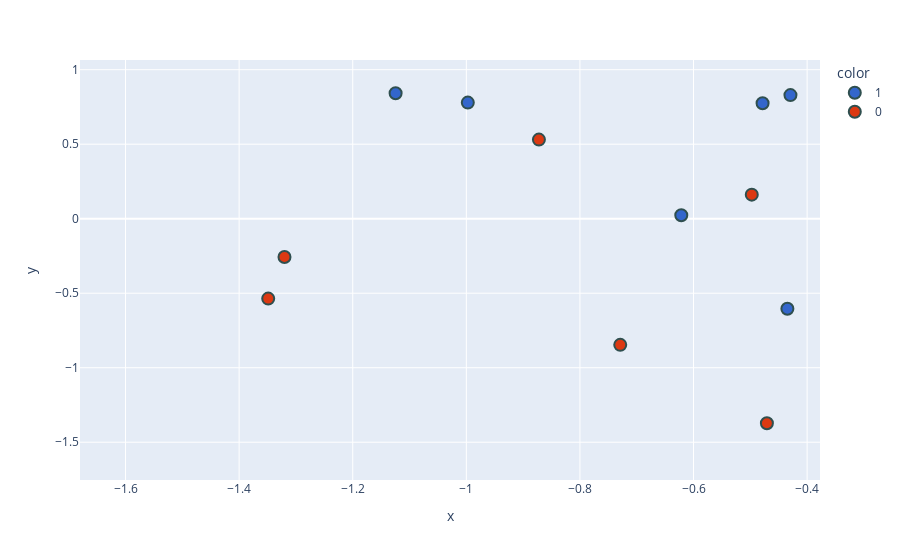

Notebook code for this chart:
### Code cell
new_df['target'] = new_df['target'].astype('str')
fig = px.scatter(x=new_df['PC1'],
                 y=new_df['PC2'],
                 color=new_df['target'],
                 color_discrete_sequence=px.colors.qualitative.G10
                )

fig.update_traces(marker=dict(size=12,
                              line=dict(width=2,
                                        color='DarkSlateGrey')),
                  selector=dict(mode='markers'))
fig.show()

### Figure 1 — Plotly figure (JSON) as saved in the notebook; plotly's stock layout.template omitted (floating-point values rounded to 4 significant figures)
{"data": [{"hovertemplate": "color=1<br>x=%{x}<br>y=%{y}<extra></extra>", "legendgroup": "1", "marker": {"color": "#3366CC", "line": {"color": "DarkSlateGrey", "width": 2}, "size": 12, "symbol": "circle"}, "mode": "markers", "name": "1", "orientation": "v", "showlegend": true, "type": "scatter", "x": [0.5994, -0.2719, -0.6216, 1.567, -0.4015, 1.726, -0.4294, 0.8867, 0.6886, -0.4784, 1.305, 0.7417, -1.125, -0.4348, -0.2787, 1.632, -0.1446, 0.624, -0.9974, -0.09456], "xaxis": "x", "y": [1.796, 0.4982, 0.02311, 1.731, 1.203, 0.4925, 0.8293, 0.5227, 0.6581, 0.7744, 0.4766, 1.024, 0.8422, -0.6038, -0.4476, 1.895, 0.4949, 0.08837, 0.7789, -0.7616], "yaxis": "y"}, {"hovertemplate": "color=0<br>x=%{x}<br>y=%{y}<extra></extra>", "legendgroup": "0", "marker": {"color": "#DC3912", "line": {"color": "DarkSlateGrey", "width": 2}, "size": 12, "symbol": "circle"}, "mode": "markers", "name": "0", "orientation": "v", "showlegend": true, "type": "scatter", "x": [1.057, -1.32, -0.4708, -0.4337, 0.2273, 1.007, -0.8722, -3.368, -0.729, -0.06918, 0.4848, 1.058, 0.2028, -0.7579, -0.1383, -0.2208, 0.2321, 1.464, -1.349, -0.4975], "xaxis": "x", "y": [-0.2127, -0.257, -1.373, 1.153, -2.67, 0.596, 0.5307, -0.2546, -0.8465, -0.131, -1.218, -0.452, 0.09181, -2.423, -0.3684, -1.442, -1.153, -1.511, -0.5361, 0.1614], "yaxis": "y"}], "layout": {"autosize": true, "legend": {"title": {"text": "color"}, "tracegroupgap": 0}, "margin": {"t": 60}, "xaxis": {"anchor": "y", "autorange": false, "domain": [0, 1], "range": [-1.68, -0.3774], "title": {"text": "x"}, "type": "linear"}, "yaxis": {"anchor": "x", "autorange": false, "domain": [0, 1], "range": [-1.753, 1.065], "title": {"text": "y"}, "type": "linear"}}}
